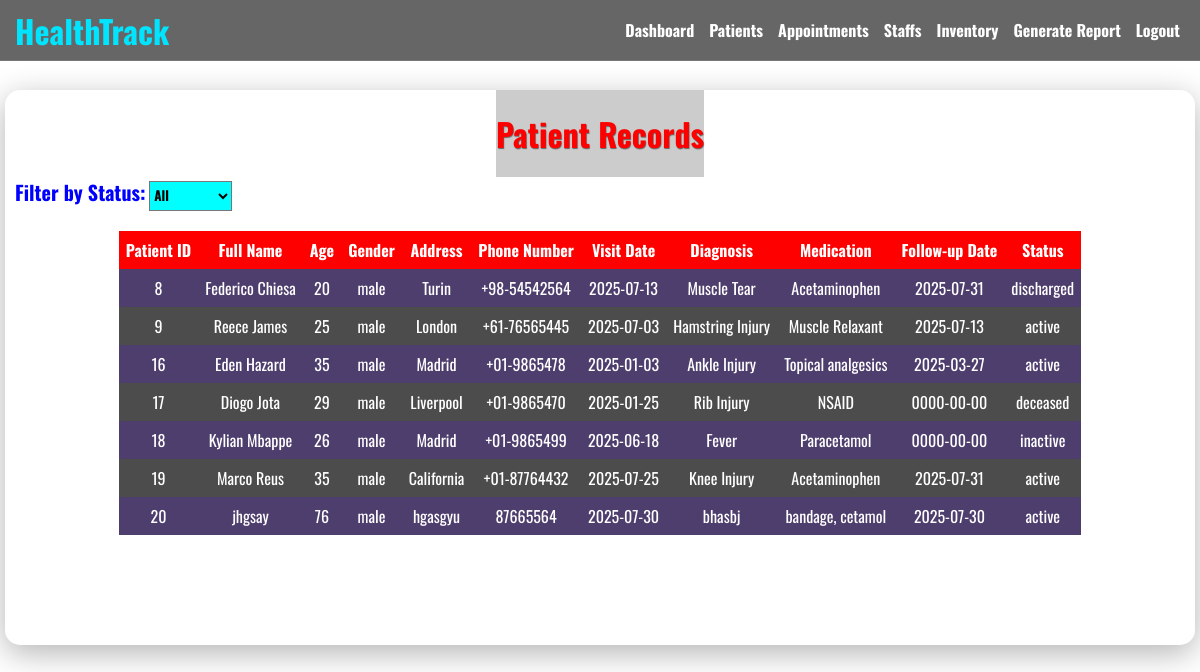
The app's page /patient_view.php (signed in) with its own data.
### tables this page shows
CREATE TABLE `patients` (
  `id` int(11) NOT NULL,
  `name` varchar(100) NOT NULL,
  `age` int(11) NOT NULL,
  `gender` varchar(10) NOT NULL,
  `address` varchar(100) NOT NULL,
  `phone` varchar(20) NOT NULL,
  `visit_date` date NOT NULL,
  `diagnosis` varchar(100) NOT NULL,
  `medication` varchar(100) NOT NULL,
  `followup_date` date NOT NULL,
  `status` varchar(20) NOT NULL
);

### patient_view.php (the view, shortened to what this page needs)
<!DOCTYPE html>
<html lang="en">
<head>
    <link rel="stylesheet" href="style.css">
</head>
<body>
    <?php include 'navbar.php'; ?>
    <div class="main">
        <div class="welcome">
            <div class="heading">
                <h1>Patient Records</h1>
            </div>
            <form action="" method="GET">
                <label for="filter" id="fil">Filter by Status:</label>
                <select name="status" id="filter">
                    <option value=""<?php if(!isset($_GET['status'])|| $_GET['status']=='') echo 'selected';?>>All</option>
                </select>
            </form>
            <table cellpadding="7">
                <tr>
                    <th>Patient ID</th>
                    <th>Full Name</th>
                    <th>Age</th>
                    <th>Gender</th>
                    <th>Address</th>
                    <th>Phone Number</th>
                    <th>Visit Date</th>
                    <th>Diagnosis</th>
                    <th>Medication</th>
                    <th>Follow-up Date</th>
                    <th>Status</th>
                </tr>
                <?php
                    include 'dbconnect.php';
                    $status_filter = $_GET['status'] ?? '';
                    if ($status_filter !== '') {
                        $sql = "Select * from patients
                                WHERE patients.status = '$status_filter'";
                    } else {
                        $sql = "SELECT * from patients";
                    }
                    $result=mysqli_query($conn,$sql);
                    $num=mysqli_num_rows($result);
                    if($num>0){
                        while ($row=mysqli_fetch_assoc($result))
                    {
                ?>
                <tr>
                    <td><?php echo $row['id'];?></td>
                    <td><?php echo $row['name'];?></td>
                    <td><?php echo $row['age'];?></td>
                    <td><?php echo $row['gender'];?></td>
                    <td><?php echo $row['address'];?></td>
                    <td><?php echo $row['phone'];?></td>
                    <td><?php echo $row['visit_date'];?></td>
                    <td><?php echo $row['diagnosis'];?></td>
                    <td><?php echo $row['medication'];?></td>
                    <td><?php echo $row['followup_date'];?></td>
                    <td><?php echo $row['status'];?></td>
                </tr>
                <?php
            }
        }
    ?>
            </table>
        </div>
    </div>
</body>
</html>

### style.css (style rules this page uses)
.main { padding-top: 90px; }

### patient_view.php (style rules this page uses)
html, body { margin: 0; padding: 0; }
body { background-image: url(https://medicaldialogues.in/h-upload/2022/12/09/193335-alcohol-withdrawal-syndrome.jpg); background-size: cover; background-repeat: no-repeat; color: white; background-attachment: fixed; padding-bottom: 20px; font-family: 'Oswald', sans-serif; }
.welcome { background-color: rgba(255, 255, 255, 0.05); height: auto; margin: 0 5px; border-radius: 15px; box-shadow: 0 8px 32px rgba(0, 0, 0, 0.3); padding-bottom: 60px; }
.heading { text-align:center; }
.welcome h1 { color: red; background-color:rgba(0, 0, 0, 0.2); border radius:10px; font-weight: 700; text-align: center; padding: 20px 0; text-shadow: 0.5px 0.5px 1px rgba(0, 0, 0, 0.5); display:inline-block; margin:0 auto; }
table { background-color: rgba(0, 0, 0, 0.7); padding: 20px; margin: 20px auto 50px auto; font-family: 'Oswald', sans-serif; text-align: center; border-collapse: collapse; }
table th { background-color: red; }
tr:nth-child(even) { background-color: rgba(90, 10, 249, 0.2); }
#filter { background-color:aqua; font-family: 'Oswald', sans-serif; font-weight: 700; height:30px; }
#fil { margin-left:10px; color:blue; font-size:20px; font-weight:bold; }

### records on screen
patients: id "8", name "Federico Chiesa", age "20", gender "male", address "Turin", phone "+98-54542564", visit_date "2025-07-13", diagnosis "Muscle Tear", medication "Acetaminophen", followup_date "2025-07-31", status "discharged"
patients: id "9", name "Reece James", age "25", gender "male", address "London", phone "+61-76565445", visit_date "2025-07-03", diagnosis "Hamstring Injury", medication "Muscle Relaxant", followup_date "2025-07-13", status "active"
patients: id "16", name "Eden Hazard", age "35", gender "male", address "Madrid", phone "+01-9865478", visit_date "2025-01-03", diagnosis "Ankle Injury", medication "Topical analgesics", followup_date "2025-03-27", status "active"
patients: id "17", name "Diogo Jota", age "29", gender "male", address "Liverpool", phone "+01-9865470", visit_date "2025-01-25", diagnosis "Rib Injury", medication "NSAID", followup_date "0000-00-00", status "deceased"
patients: id "18", name "Kylian Mbappe", age "26", gender "male", address "Madrid", phone "+01-9865499", visit_date "2025-06-18", diagnosis "Fever", medication "Paracetamol", followup_date "0000-00-00", status "inactive"
patients: id "19", name "Marco Reus", age "35", gender "male", address "California", phone "+01-87764432", visit_date "2025-07-25", diagnosis "Knee Injury", medication "Acetaminophen", followup_date "2025-07-31", status "active"
patients: id "20", name "jhgsay", age "76", gender "male", address "hgasgyu", phone "87665564", visit_date "2025-07-30", diagnosis "bhasbj", medication "bandage, cetamol", followup_date "2025-07-30", status "active"
